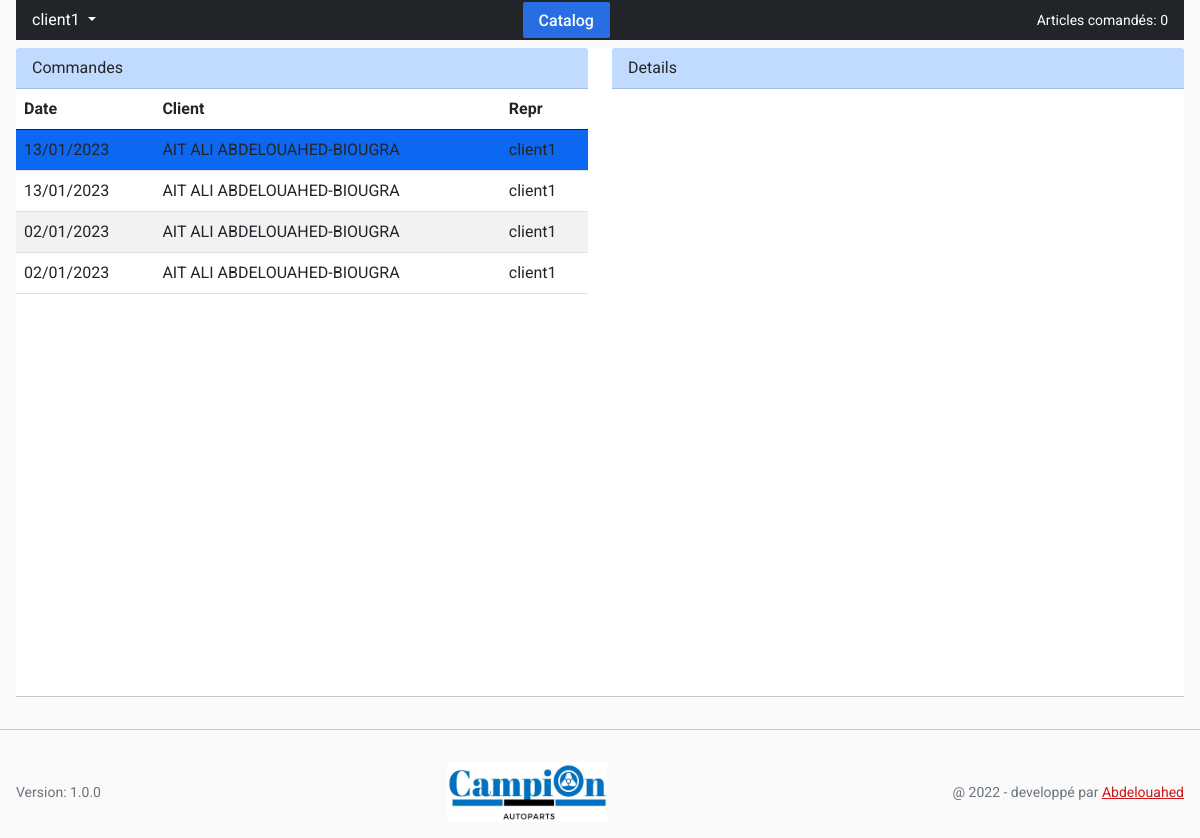
Page /salsemanorders (signed in) on the committed database.
### main/models.py (models this page shows, shortened)
class Order(models.Model):
    date = models.DateTimeField(auto_now_add=True)
    salseman=models.CharField(max_length=50, null=True, default=None)
    modpymnt=models.CharField(max_length=50, null=True, default=None)
    modlvrsn=models.CharField(max_length=50, null=True, default=None)
    client=models.ForeignKey(Client, on_delete=models.CASCADE, default=None)
    total=models.DecimalField(default=0.00, decimal_places=2, max_digits=20)
    isdelivered = models.BooleanField(default=False)
    class Meta:
        ordering = ['-date']

class Client(models.Model):
    user = models.OneToOneField(User, on_delete=models.CASCADE, default=None, null=True)
    name=models.CharField(max_length=200)
    city=models.CharField(max_length=200, null=True, default=None)
    address=models.CharField(max_length=200)
    phone=models.CharField(max_length=200)
    def __str__(self) -> str:
        return self.name+'-'+str(self.city)

### main/views.py (the view)
# urls.py: path('salsemanorders', views.salsemanorders, name='salsemanorders'),
@user_passes_test(tocatalog, login_url='loginpage')
@login_required(login_url='loginpage')
def salsemanorders(request):
    print(request.user)
    orders=Order.objects.filter(salseman=request.user.username)
    return render(request, 'salsemanorders.html', {'orders':orders})

### main/context_processors.py (called while the page is built)
def cities(request):
    return {
        'cities': Shippingfees.objects.all()
    }

### main/views.py (called while the page is built)
def tocatalog(user):
    return (user.groups.filter(name='salsemen').exists() or user.groups.filter(name='clients').exists())

### main/templates/salsemanorders.html (shortened to what this page needs)
{% extends 'base.html' %}
{% block content %}
{% if user.groups.all.0.name == 'clients' %}
<div class="bg-white mt-2">
  <div class="row mb-5">
    <div class="col-6 fitscreen">
      <p class="card-header sticky-top">
        Commandes
      </p>
      <table class="table table-hover table-striped table-borded tablecommande">
        <thead>
          <tr>
            <th>Date</th>
            <th>Client</th>
            <th>Repr</th>
          </tr>
        </thead>
        <tbody>
          {% for order in orders %}
          <tr class="ord {% if order.isdelivered%}bg-primary{%endif%}" orderid="{{order.id}}">
            <td>{{ order.date|date:'d/m/Y' }}</td>
            <td>{{ order.client }}</td>
            <td>{{ order.salseman}}</td>
          </tr>
          {% endfor %}
        </tbody>
      </table>
    </div>
    <div class="col-6 fitscreen details">
      <p class="card-header sticky-top">
        Details
      </p>
    </div>
  </div>
  <hr>
</div>
{%endif%}
{% endblock %}

### autoparts/templates/base.html (shortened to what this page needs)
{% load static %}
<!DOCTYPE html>
<html dir="ltr" lang="en">
<head>
    <link href="{% static 'css/bootstrap.css' %} " rel="stylesheet" />
    <link href="{% static 'css/default-skin.css'%} " rel="stylesheet" />
    <link href="{% static 'css/select2.min.css'%} " rel="stylesheet" />
    <link href="{% static 'css/style.css'%} " rel="stylesheet" />
    <link rel="stylesheet" href="{% static 'css/bootstrap-icons.css'%}">
    <link rel="stylesheet" href="{% static 'css/alertify.min.css'%}">
</head>
<body>
    <div class="site position-relative">
        <div class="site__body d-flex flex-column">
            <div class="px-3">
                <div class="mb-2 px-3 d-flex justify-content-between bg-dark text-white align-items-center">
                    {% if user.username %}
                        <ul class="navbar-nav mr-auto">
                            <li class="nav-item dropdown">
                            <a class="nav-link dropdown-toggle text-white" href="#" id="navbarDropdown" role="button" data-toggle="dropdown" aria-haspopup="true" aria-expanded="false">
                                {{ user.get_username }}
                            </a>
                            </li>
                        </ul>
                        {% if not user.groups.all.0.name == 'accounting' %}
                        <a href="/catalog" class="btn btn-primary">
                            Catalog
                        </a>
                        {% endif %}
                        {% if user.groups.all.0.name == 'salsemen' or user.groups.all.0.name == 'clients'%}
                        <small>
                            Articles comandés: <span class="commanditems">0</span>
                        </small>
                        {% endif %}
                    {% endif %}
                </div>
                {% block content %}
                {% endblock %}
            </div>
            <hr>
            <footer class="text-muted mt-auto d-flex justify-content-between p-3 align-items-center">
                <small>
                    Version: 1.0.0
                </small>
                <div class="text-center">
                    <a href="/aboutus" target="_blank">
                        <img src="/static/images/logo.jpg" width="160" height="60">
                    </a>
                </div>
                <small>
                    @ 2022  - developpé par <a href="https://abdelouahed.me" target="_blank">Abdelouahed</a>
                </small>
            </footer>
            </div>
    </div>
</body>
</html>

### autoparts/templates/base.html (style rules this page uses)
.fitscreen { height: 75vh; overflow-y: scroll; }

### rows in the picture
Order: date "13/01/2023", client "AIT ALI ABDELOUAHED-BIOUGRA", salseman "client1"
Order: date "13/01/2023", client "AIT ALI ABDELOUAHED-BIOUGRA", salseman "client1"
Order: date "02/01/2023", client "AIT ALI ABDELOUAHED-BIOUGRA", salseman "client1"
Order: date "02/01/2023", client "AIT ALI ABDELOUAHED-BIOUGRA", salseman "client1"

### other values in the picture
{{ user.get_username }} "client1"
